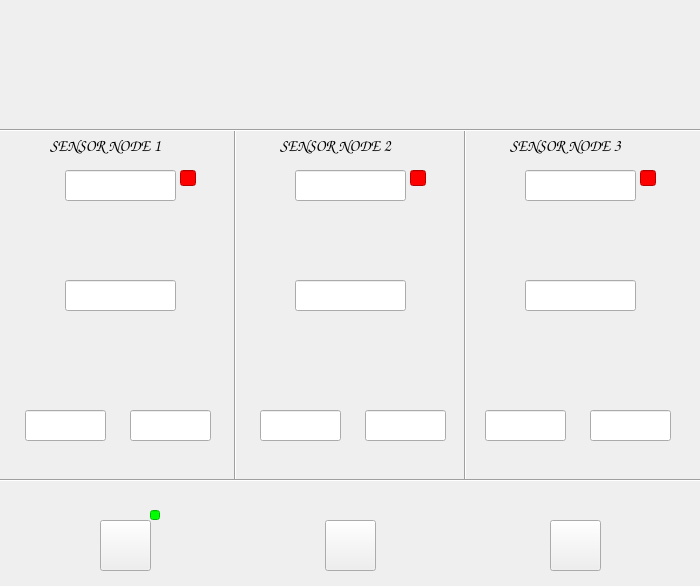
<?xml version="1.0" encoding="UTF-8"?>
<ui version="4.0">
 <class>EnergyAuditor</class>
 <widget class="QWidget" name="EnergyAuditor">
  <property name="enabled">
   <bool>true</bool>
  </property>
  <property name="geometry">
   <rect>
    <x>0</x>
    <y>0</y>
    <width>700</width>
    <height>586</height>
   </rect>
  </property>
  <property name="font">
   <font>
    <family>PibotoLt</family>
   </font>
  </property>
  <property name="windowTitle">
   <string>Energy Auditor</string>
  </property>
  <property name="windowIcon">
   <iconset>
    <normaloff>Images/logo.png</normaloff>Images/logo.png</iconset>
  </property>
  <property name="windowOpacity">
   <double>7.000000000000000</double>
  </property>
  <property name="autoFillBackground">
   <bool>true</bool>
  </property>
  <property name="styleSheet">
   <string notr="true"/>
  </property>
  <widget class="QPushButton" name="refreshButton">
   <property name="geometry">
    <rect>
     <x>100</x>
     <y>520</y>
     <width>51</width>
     <height>51</height>
    </rect>
   </property>
   <property name="styleSheet">
    <string notr="true"/>
   </property>
   <property name="text">
    <string/>
   </property>
   <property name="icon">
    <iconset>
     <normaloff>Images/refreshbutton.png</normaloff>Images/refreshbutton.png</iconset>
   </property>
   <property name="iconSize">
    <size>
     <width>35</width>
     <height>35</height>
    </size>
   </property>
   <property name="autoDefault">
    <bool>true</bool>
   </property>
   <property name="default">
    <bool>false</bool>
   </property>
   <property name="flat">
    <bool>false</bool>
   </property>
  </widget>
  <widget class="QPushButton" name="exitButton">
   <property name="geometry">
    <rect>
     <x>550</x>
     <y>520</y>
     <width>51</width>
     <height>51</height>
    </rect>
   </property>
   <property name="text">
    <string/>
   </property>
   <property name="icon">
    <iconset>
     <normaloff>Images/powerbutton.png</normaloff>Images/powerbutton.png</iconset>
   </property>
   <property name="iconSize">
    <size>
     <width>42</width>
     <height>42</height>
    </size>
   </property>
   <property name="autoDefault">
    <bool>false</bool>
   </property>
   <property name="flat">
    <bool>false</bool>
   </property>
  </widget>
  <widget class="QLabel" name="node1TimeLabel">
   <property name="geometry">
    <rect>
     <x>100</x>
     <y>220</y>
     <width>51</width>
     <height>51</height>
    </rect>
   </property>
   <property name="text">
    <string/>
   </property>
   <property name="pixmap">
    <pixmap>Images/clock.png</pixmap>
   </property>
  </widget>
  <widget class="QLineEdit" name="node1TimeDisplay">
   <property name="geometry">
    <rect>
     <x>65</x>
     <y>280</y>
     <width>111</width>
     <height>31</height>
    </rect>
   </property>
   <property name="font">
    <font>
     <family>Sans Serif</family>
    </font>
   </property>
  </widget>
  <widget class="QLineEdit" name="node1Status">
   <property name="geometry">
    <rect>
     <x>180</x>
     <y>170</y>
     <width>16</width>
     <height>16</height>
    </rect>
   </property>
   <property name="styleSheet">
    <string notr="true">background-color: rgb(255, 0, 0);</string>
   </property>
  </widget>
  <widget class="QLineEdit" name="sensorStatus">
   <property name="geometry">
    <rect>
     <x>150</x>
     <y>510</y>
     <width>10</width>
     <height>10</height>
    </rect>
   </property>
   <property name="autoFillBackground">
    <bool>false</bool>
   </property>
   <property name="styleSheet">
    <string notr="true">background-color: rgb(0, 255, 0);</string>
   </property>
  </widget>
  <widget class="QPushButton" name="graphButton">
   <property name="geometry">
    <rect>
     <x>325</x>
     <y>520</y>
     <width>51</width>
     <height>51</height>
    </rect>
   </property>
   <property name="autoFillBackground">
    <bool>false</bool>
   </property>
   <property name="styleSheet">
    <string notr="true">color: rgb(0, 0, 0);</string>
   </property>
   <property name="text">
    <string/>
   </property>
   <property name="icon">
    <iconset>
     <normaloff>Images/graph.png</normaloff>Images/graph.png</iconset>
   </property>
   <property name="iconSize">
    <size>
     <width>40</width>
     <height>40</height>
    </size>
   </property>
   <property name="flat">
    <bool>false</bool>
   </property>
  </widget>
  <widget class="QLineEdit" name="node2TimeDisplay">
   <property name="geometry">
    <rect>
     <x>295</x>
     <y>280</y>
     <width>111</width>
     <height>31</height>
    </rect>
   </property>
   <property name="font">
    <font>
     <family>Sans Serif</family>
    </font>
   </property>
  </widget>
  <widget class="QLineEdit" name="node3TimeDisplay">
   <property name="geometry">
    <rect>
     <x>525</x>
     <y>280</y>
     <width>111</width>
     <height>31</height>
    </rect>
   </property>
   <property name="font">
    <font>
     <family>Sans Serif</family>
    </font>
   </property>
  </widget>
  <widget class="QLabel" name="applicationLogo">
   <property name="geometry">
    <rect>
     <x>255</x>
     <y>10</y>
     <width>191</width>
     <height>111</height>
    </rect>
   </property>
   <property name="text">
    <string/>
   </property>
   <property name="pixmap">
    <pixmap>Images/energyAuditor.png</pixmap>
   </property>
  </widget>
  <widget class="QLabel" name="node2TimeLabel">
   <property name="geometry">
    <rect>
     <x>330</x>
     <y>220</y>
     <width>51</width>
     <height>51</height>
    </rect>
   </property>
   <property name="text">
    <string/>
   </property>
   <property name="pixmap">
    <pixmap>Images/clock.png</pixmap>
   </property>
  </widget>
  <widget class="QLineEdit" name="node2Status">
   <property name="geometry">
    <rect>
     <x>410</x>
     <y>170</y>
     <width>16</width>
     <height>16</height>
    </rect>
   </property>
   <property name="styleSheet">
    <string notr="true">background-color: rgb(255, 0, 0);</string>
   </property>
  </widget>
  <widget class="QLabel" name="node3TimeLabel">
   <property name="geometry">
    <rect>
     <x>560</x>
     <y>220</y>
     <width>51</width>
     <height>51</height>
    </rect>
   </property>
   <property name="text">
    <string/>
   </property>
   <property name="pixmap">
    <pixmap>Images/clock.png</pixmap>
   </property>
  </widget>
  <widget class="QLineEdit" name="node3Status">
   <property name="geometry">
    <rect>
     <x>640</x>
     <y>170</y>
     <width>16</width>
     <height>16</height>
    </rect>
   </property>
   <property name="styleSheet">
    <string notr="true">background-color: rgb(255, 0, 0);</string>
   </property>
  </widget>
  <widget class="QLabel" name="node1Label">
   <property name="geometry">
    <rect>
     <x>50</x>
     <y>130</y>
     <width>141</width>
     <height>31</height>
    </rect>
   </property>
   <property name="font">
    <font>
     <family>Comic Sans MS</family>
     <pointsize>12</pointsize>
     <weight>75</weight>
     <italic>false</italic>
     <bold>true</bold>
    </font>
   </property>
   <property name="text">
    <string>SENSOR NODE 1</string>
   </property>
  </widget>
  <widget class="Line" name="line">
   <property name="geometry">
    <rect>
     <x>225</x>
     <y>130</y>
     <width>20</width>
     <height>351</height>
    </rect>
   </property>
   <property name="orientation">
    <enum>Qt::Vertical</enum>
   </property>
  </widget>
  <widget class="Line" name="line_2">
   <property name="geometry">
    <rect>
     <x>455</x>
     <y>130</y>
     <width>20</width>
     <height>351</height>
    </rect>
   </property>
   <property name="orientation">
    <enum>Qt::Vertical</enum>
   </property>
  </widget>
  <widget class="Line" name="line_3">
   <property name="geometry">
    <rect>
     <x>0</x>
     <y>470</y>
     <width>701</width>
     <height>20</height>
    </rect>
   </property>
   <property name="orientation">
    <enum>Qt::Horizontal</enum>
   </property>
  </widget>
  <widget class="Line" name="line_4">
   <property name="geometry">
    <rect>
     <x>0</x>
     <y>122</y>
     <width>701</width>
     <height>16</height>
    </rect>
   </property>
   <property name="orientation">
    <enum>Qt::Horizontal</enum>
   </property>
  </widget>
  <widget class="QLabel" name="node2Label">
   <property name="geometry">
    <rect>
     <x>280</x>
     <y>130</y>
     <width>141</width>
     <height>31</height>
    </rect>
   </property>
   <property name="font">
    <font>
     <family>Comic Sans MS</family>
     <pointsize>12</pointsize>
     <weight>75</weight>
     <italic>false</italic>
     <bold>true</bold>
    </font>
   </property>
   <property name="text">
    <string>SENSOR NODE 2</string>
   </property>
  </widget>
  <widget class="QLabel" name="node3Label">
   <property name="geometry">
    <rect>
     <x>510</x>
     <y>130</y>
     <width>141</width>
     <height>31</height>
    </rect>
   </property>
   <property name="font">
    <font>
     <family>Comic Sans MS</family>
     <pointsize>12</pointsize>
     <weight>75</weight>
     <italic>false</italic>
     <bold>true</bold>
    </font>
   </property>
   <property name="text">
    <string>SENSOR NODE 3</string>
   </property>
  </widget>
  <widget class="QLabel" name="node2CurrentLabel">
   <property name="geometry">
    <rect>
     <x>275</x>
     <y>362</y>
     <width>46</width>
     <height>41</height>
    </rect>
   </property>
   <property name="font">
    <font>
     <family>Comic Sans MS</family>
     <pointsize>12</pointsize>
     <weight>75</weight>
     <italic>false</italic>
     <bold>true</bold>
    </font>
   </property>
   <property name="text">
    <string/>
   </property>
   <property name="pixmap">
    <pixmap>Images/current.png</pixmap>
   </property>
   <property name="alignment">
    <set>Qt::AlignCenter</set>
   </property>
  </widget>
  <widget class="QLabel" name="node2PowerLabel">
   <property name="geometry">
    <rect>
     <x>380</x>
     <y>355</y>
     <width>51</width>
     <height>51</height>
    </rect>
   </property>
   <property name="font">
    <font>
     <family>Comic Sans MS</family>
     <pointsize>12</pointsize>
     <weight>75</weight>
     <italic>false</italic>
     <bold>true</bold>
    </font>
   </property>
   <property name="text">
    <string/>
   </property>
   <property name="pixmap">
    <pixmap>Images/power.png</pixmap>
   </property>
  </widget>
  <widget class="QLabel" name="node3CurrentLabel">
   <property name="geometry">
    <rect>
     <x>505</x>
     <y>362</y>
     <width>46</width>
     <height>41</height>
    </rect>
   </property>
   <property name="font">
    <font>
     <family>Comic Sans MS</family>
     <pointsize>12</pointsize>
     <weight>75</weight>
     <italic>false</italic>
     <bold>true</bold>
    </font>
   </property>
   <property name="text">
    <string/>
   </property>
   <property name="pixmap">
    <pixmap>Images/current.png</pixmap>
   </property>
   <property name="alignment">
    <set>Qt::AlignCenter</set>
   </property>
  </widget>
  <widget class="QLabel" name="node3PowerLabel">
   <property name="geometry">
    <rect>
     <x>605</x>
     <y>355</y>
     <width>51</width>
     <height>51</height>
    </rect>
   </property>
   <property name="font">
    <font>
     <family>Comic Sans MS</family>
     <pointsize>12</pointsize>
     <weight>75</weight>
     <italic>false</italic>
     <bold>true</bold>
    </font>
   </property>
   <property name="text">
    <string/>
   </property>
   <property name="pixmap">
    <pixmap>Images/power.png</pixmap>
   </property>
  </widget>
  <widget class="QLabel" name="node1CurrentLabel">
   <property name="geometry">
    <rect>
     <x>45</x>
     <y>362</y>
     <width>46</width>
     <height>41</height>
    </rect>
   </property>
   <property name="font">
    <font>
     <family>Comic Sans MS</family>
     <pointsize>12</pointsize>
     <weight>75</weight>
     <italic>false</italic>
     <bold>true</bold>
    </font>
   </property>
   <property name="text">
    <string/>
   </property>
   <property name="pixmap">
    <pixmap>Images/current.png</pixmap>
   </property>
   <property name="alignment">
    <set>Qt::AlignCenter</set>
   </property>
  </widget>
  <widget class="QLabel" name="node1PowerLabel">
   <property name="geometry">
    <rect>
     <x>145</x>
     <y>355</y>
     <width>51</width>
     <height>51</height>
    </rect>
   </property>
   <property name="font">
    <font>
     <family>Comic Sans MS</family>
     <pointsize>12</pointsize>
     <weight>75</weight>
     <italic>false</italic>
     <bold>true</bold>
    </font>
   </property>
   <property name="text">
    <string/>
   </property>
   <property name="pixmap">
    <pixmap>Images/power.png</pixmap>
   </property>
  </widget>
  <widget class="QLineEdit" name="node1AddressDisplay">
   <property name="geometry">
    <rect>
     <x>65</x>
     <y>170</y>
     <width>111</width>
     <height>31</height>
    </rect>
   </property>
   <property name="font">
    <font>
     <family>Sans Serif</family>
    </font>
   </property>
  </widget>
  <widget class="QLineEdit" name="node2AddressDisplay">
   <property name="geometry">
    <rect>
     <x>295</x>
     <y>170</y>
     <width>111</width>
     <height>31</height>
    </rect>
   </property>
   <property name="font">
    <font>
     <family>Sans Serif</family>
    </font>
   </property>
  </widget>
  <widget class="QLineEdit" name="node3AddressDisplay">
   <property name="geometry">
    <rect>
     <x>525</x>
     <y>170</y>
     <width>111</width>
     <height>31</height>
    </rect>
   </property>
   <property name="font">
    <font>
     <family>Sans Serif</family>
    </font>
   </property>
  </widget>
  <widget class="QLineEdit" name="node1CurrentDisplay">
   <property name="geometry">
    <rect>
     <x>25</x>
     <y>410</y>
     <width>81</width>
     <height>31</height>
    </rect>
   </property>
   <property name="font">
    <font>
     <family>Sans Serif</family>
    </font>
   </property>
  </widget>
  <widget class="QLineEdit" name="node1PowerDisplay">
   <property name="geometry">
    <rect>
     <x>130</x>
     <y>410</y>
     <width>81</width>
     <height>31</height>
    </rect>
   </property>
   <property name="font">
    <font>
     <family>Sans Serif</family>
    </font>
   </property>
  </widget>
  <widget class="QLineEdit" name="node1CurrentDisplay_2">
   <property name="geometry">
    <rect>
     <x>260</x>
     <y>410</y>
     <width>81</width>
     <height>31</height>
    </rect>
   </property>
   <property name="font">
    <font>
     <family>Sans Serif</family>
    </font>
   </property>
  </widget>
  <widget class="QLineEdit" name="node1PowerDisplay_2">
   <property name="geometry">
    <rect>
     <x>365</x>
     <y>410</y>
     <width>81</width>
     <height>31</height>
    </rect>
   </property>
   <property name="font">
    <font>
     <family>Sans Serif</family>
    </font>
   </property>
  </widget>
  <widget class="QLineEdit" name="node1CurrentDisplay_3">
   <property name="geometry">
    <rect>
     <x>485</x>
     <y>410</y>
     <width>81</width>
     <height>31</height>
    </rect>
   </property>
   <property name="font">
    <font>
     <family>Sans Serif</family>
    </font>
   </property>
  </widget>
  <widget class="QLineEdit" name="node1PowerDisplay_3">
   <property name="geometry">
    <rect>
     <x>590</x>
     <y>410</y>
     <width>81</width>
     <height>31</height>
    </rect>
   </property>
   <property name="font">
    <font>
     <family>Sans Serif</family>
    </font>
   </property>
  </widget>
 </widget>
 <resources/>
 <connections>
  <connection>
   <sender>exitButton</sender>
   <signal>clicked()</signal>
   <receiver>EnergyAuditor</receiver>
   <slot>close()</slot>
   <hints>
    <hint type="sourcelabel">
     <x>710</x>
     <y>695</y>
    </hint>
    <hint type="destinationlabel">
     <x>808</x>
     <y>579</y>
    </hint>
   </hints>
  </connection>
 </connections>
</ui>
